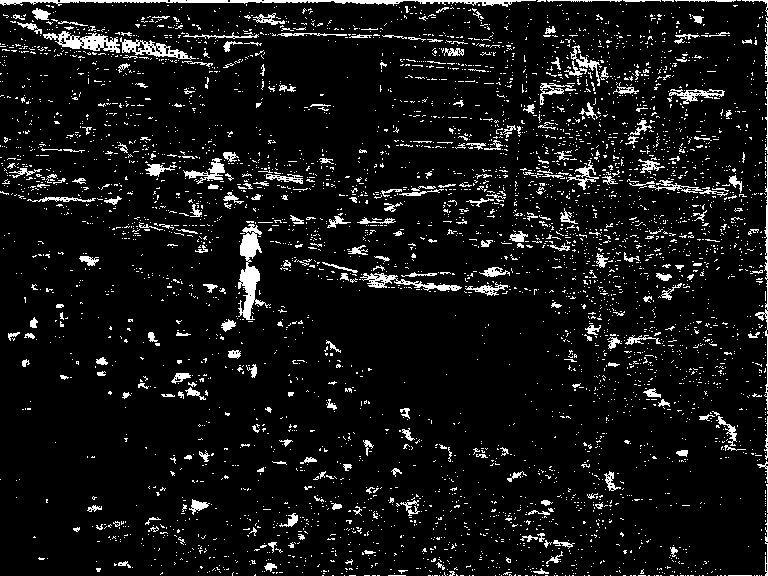
#> input picture src/examples/img.png, 768 x 576 px
$ python count_people.py   (older library calls are emulated)
#> lines starting #> are read from the running program, lines starting #| are printed output that depends on the picture; after the words box and inside, x2 and y2 are one past the last pixel; in counts of white or black regions, pixels touching at a corner belong together
#> `img = cv.imread(FILE_NAME, cv.CV_8UC1)`: img: shape (576, 768); 7.6% white in thin lines or dots
### src/codebook.py
import numpy as np
import cv2 as cv
import pickle
import time
import os
import random

from codeword import CodeWord

class Codebook:
    E1 = 12
    E2 = 8
    ALPHA = 0.4
    BETA = 1.1

    MAX_T = 15

    SIZE_X = 576
    SIZE_Y = 768

    DIR_TRAIN = './BG/Time_13-19/'
    DIR_TEST = './BG/Time_13-19/'

    CODEBOOKS_FILENAME = 'codebook.pickle'

    # [154 lines left out: functions create_codebook, find_codeword, update_lambda, calc_v, colordist, brightness and 5 more, not called in this run]


    @staticmethod
    def process_image(img):
        """
        Applies Erosion and Dilatation transformations on bw image to remove noise
        """
        kernel = np.ones((12,12),np.uint8)
        img_dilation = cv.erode(img,kernel,iterations = 1)
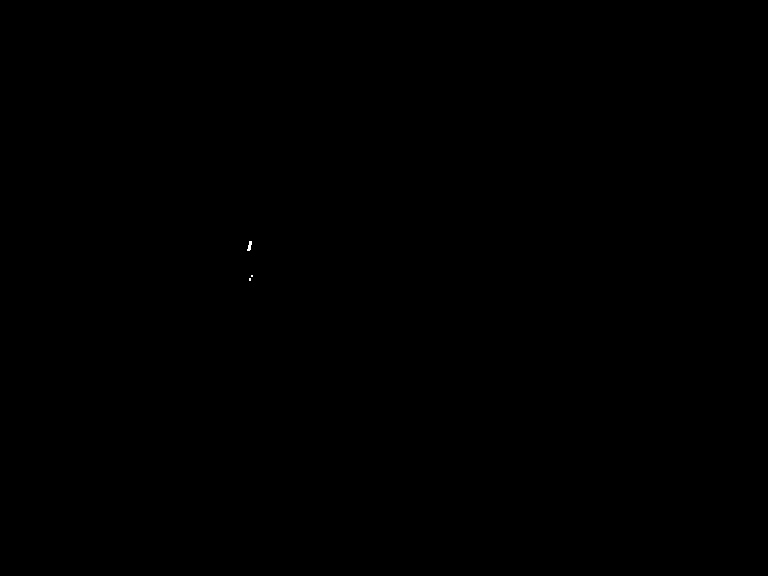
#> img_dilation: shape (576, 768); 0.01% white in thin lines or dots, all inside (x1, y1, x2, y2) = (247, 241, 253, 281)
        img_erosion = cv.dilate(img_dilation,kernel,iterations = 1)
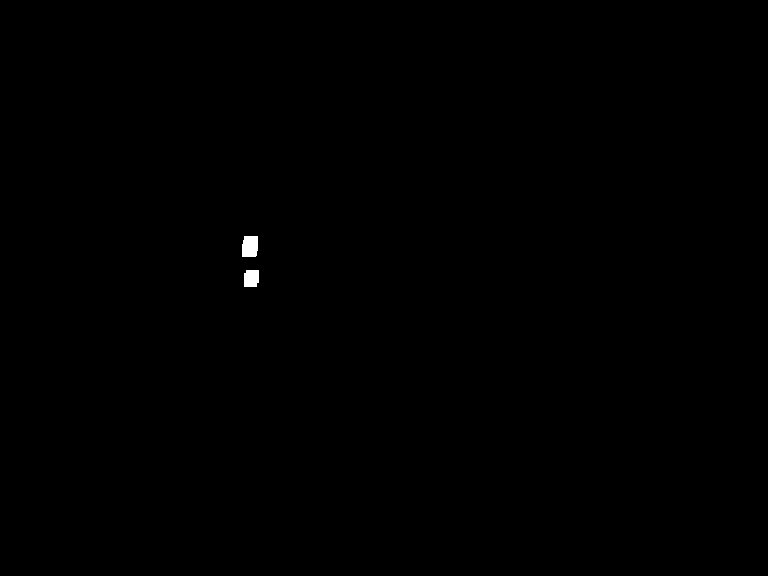
#> img_erosion: shape (576, 768); 0.13% white; 2 white regions
        return img_erosion

    @staticmethod
    def count_dots(dots_img):
        """
        Counts number of dots in a bw image
        """
        image, contours, hier = cv.findContours(dots_img, cv.RETR_EXTERNAL,cv.CHAIN_APPROX_NONE)
#> contours = 2 contours; box (x1, y1, x2, y2) and area: (242, 236, 258, 257) 283, (244, 270, 259, 287) 211
        count = len(contours)
#> count = 2
        return count

    @staticmethod
    def count_people(img):
        """
        Counts number of people on a bw image generated from codebook
        """
        dots = Codebook.process_image(img)
        count = Codebook.count_dots(dots)
#> count = 2
        return count

    # [36 lines left out: function train_codebooks, not called in this run]

### src/count_people.py
from codebook import Codebook
import cv2 as cv
import numpy as np

FILE_NAME = "./examples/img.png"

img = cv.imread(FILE_NAME, cv.CV_8UC1)
count = Codebook.count_people(img)
#> count = 2
print(count)
#| 2
